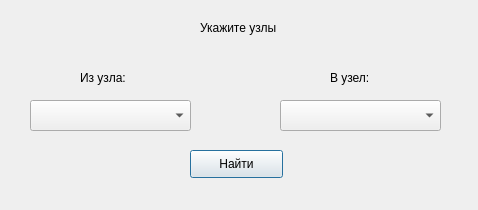
<?xml version="1.0" encoding="UTF-8"?>
<ui version="4.0">
 <class>ShortestPathDialog</class>
 <widget class="QDialog" name="ShortestPathDialog">
  <property name="geometry">
   <rect>
    <x>0</x>
    <y>0</y>
    <width>478</width>
    <height>210</height>
   </rect>
  </property>
  <property name="windowTitle">
   <string>Нахождение кратчайшего пути</string>
  </property>
  <widget class="QComboBox" name="fromChoice">
   <property name="geometry">
    <rect>
     <x>30</x>
     <y>100</y>
     <width>161</width>
     <height>31</height>
    </rect>
   </property>
  </widget>
  <widget class="QComboBox" name="toChoice">
   <property name="geometry">
    <rect>
     <x>280</x>
     <y>100</y>
     <width>161</width>
     <height>31</height>
    </rect>
   </property>
  </widget>
  <widget class="QLabel" name="label">
   <property name="geometry">
    <rect>
     <x>80</x>
     <y>70</y>
     <width>101</width>
     <height>16</height>
    </rect>
   </property>
   <property name="text">
    <string>Из узла:</string>
   </property>
  </widget>
  <widget class="QLabel" name="label_2">
   <property name="geometry">
    <rect>
     <x>330</x>
     <y>70</y>
     <width>101</width>
     <height>16</height>
    </rect>
   </property>
   <property name="text">
    <string>В узел:</string>
   </property>
  </widget>
  <widget class="QLabel" name="label_3">
   <property name="geometry">
    <rect>
     <x>200</x>
     <y>20</y>
     <width>171</width>
     <height>16</height>
    </rect>
   </property>
   <property name="text">
    <string>Укажите узлы</string>
   </property>
  </widget>
  <widget class="QPushButton" name="findButton">
   <property name="geometry">
    <rect>
     <x>190</x>
     <y>150</y>
     <width>93</width>
     <height>28</height>
    </rect>
   </property>
   <property name="text">
    <string>Найти</string>
   </property>
  </widget>
 </widget>
 <resources/>
 <connections/>
</ui>
